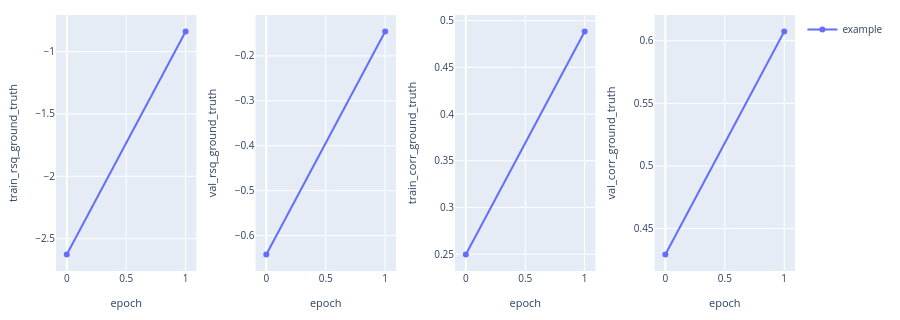

The notebook cell this image was saved under:
### Code cell
analysis = BagOfWordsAnalysisConfig.from_grouped({
    "example": [(0, config.study_folder)]
})

analysis.plot_vs_epoch([
    rsq_expr(split="train", y="ground_truth"),
    rsq_expr(split="val", y="ground_truth"),
    corr_expr(split="train", y="ground_truth"),
    corr_expr(split="val", y="ground_truth"),
])

### Figure 1 — Plotly figure (JSON) as saved in the notebook; plotly's stock layout.template omitted (floating-point values rounded to 4 significant figures)
{"data": [{"customdata": [[0.2, 1], [0.2, 1]], "hovertemplate": "epoch: %{x}<br>train_rsq_ground_truth: %{y}<br>dataset corr: %{customdata[0]}<br>n_seeds: %{customdata[1]}<extra>example</extra>", "legendgroup": "example", "line": {"color": "#636EFA", "dash": "solid"}, "marker": {"color": "#636EFA"}, "mode": "lines+markers", "name": "example", "showlegend": true, "type": "scatter", "x": [0, 1], "xaxis": "x", "y": [-2.627, -0.8387], "yaxis": "y"}, {"customdata": [[0.2, 1], [0.2, 1]], "hovertemplate": "epoch: %{x}<br>val_rsq_ground_truth: %{y}<br>dataset corr: %{customdata[0]}<br>n_seeds: %{customdata[1]}<extra>example</extra>", "legendgroup": "example", "line": {"color": "#636EFA", "dash": "solid"}, "marker": {"color": "#636EFA"}, "mode": "lines+markers", "name": "example", "showlegend": false, "type": "scatter", "x": [0, 1], "xaxis": "x2", "y": [-0.6421, -0.1457], "yaxis": "y2"}, {"customdata": [[0.2, 1], [0.2, 1]], "hovertemplate": "epoch: %{x}<br>train_corr_ground_truth: %{y}<br>dataset corr: %{customdata[0]}<br>n_seeds: %{customdata[1]}<extra>example</extra>", "legendgroup": "example", "line": {"color": "#636EFA", "dash": "solid"}, "marker": {"color": "#636EFA"}, "mode": "lines+markers", "name": "example", "showlegend": false, "type": "scatter", "x": [0, 1], "xaxis": "x3", "y": [0.2496, 0.4883], "yaxis": "y3"}, {"customdata": [[0.2, 1], [0.2, 1]], "hovertemplate": "epoch: %{x}<br>val_corr_ground_truth: %{y}<br>dataset corr: %{customdata[0]}<br>n_seeds: %{customdata[1]}<extra>example</extra>", "legendgroup": "example", "line": {"color": "#636EFA", "dash": "solid"}, "marker": {"color": "#636EFA"}, "mode": "lines+markers", "name": "example", "showlegend": false, "type": "scatter", "x": [0, 1], "xaxis": "x4", "y": [0.4293, 0.6074], "yaxis": "y4"}], "layout": {"font": {"size": 11}, "height": 320, "legend": {"font": {"size": 10}, "x": 1.01, "xanchor": "left", "y": 1, "yanchor": "top"}, "margin": {"b": 40, "l": 50, "r": 105, "t": 15}, "title": {}, "xaxis": {"anchor": "y", "domain": [0, 0.19], "tickfont": {"size": 10}, "title": {"font": {"size": 11}, "text": "epoch"}}, "xaxis2": {"anchor": "y2", "domain": [0.27, 0.46], "tickfont": {"size": 10}, "title": {"font": {"size": 11}, "text": "epoch"}}, "xaxis3": {"anchor": "y3", "domain": [0.54, 0.73], "tickfont": {"size": 10}, "title": {"font": {"size": 11}, "text": "epoch"}}, "xaxis4": {"anchor": "y4", "domain": [0.81, 1], "tickfont": {"size": 10}, "title": {"font": {"size": 11}, "text": "epoch"}}, "yaxis": {"anchor": "x", "domain": [0, 1], "tickfont": {"size": 10}, "title": {"font": {"size": 11}, "text": "train_rsq_ground_truth"}}, "yaxis2": {"anchor": "x2", "domain": [0, 1], "tickfont": {"size": 10}, "title": {"font": {"size": 11}, "text": "val_rsq_ground_truth"}}, "yaxis3": {"anchor": "x3", "domain": [0, 1], "tickfont": {"size": 10}, "title": {"font": {"size": 11}, "text": "train_corr_ground_truth"}}, "yaxis4": {"anchor": "x4", "domain": [0, 1], "tickfont": {"size": 10}, "title": {"font": {"size": 11}, "text": "val_corr_ground_truth"}}}}
